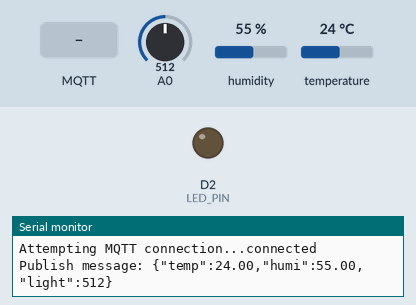
This program was run on a simulated ESP8266 (NodeMCU). Shown: output pins drawn as LEDs (lit = HIGH), the last lines printed to the serial monitor. The inputs (shaded band) are chosen by the test bench; at power-on: A0 = 512, humidity 55 %, temperature 24 °C. WiFi joins after 1.5 s; servers stay silent unless stated; no MQTT or app messages arrive unless stated.

Above: at 2.7 s.
2.8 s: MQTT message "ON" arrives on the first subscribed topic
At 3.6 s:
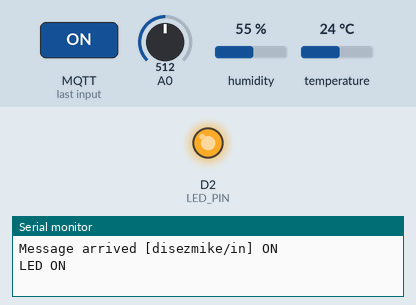
5.8 s: MQTT message "OFF" arrives on the first subscribed topic
At 7.1 s:
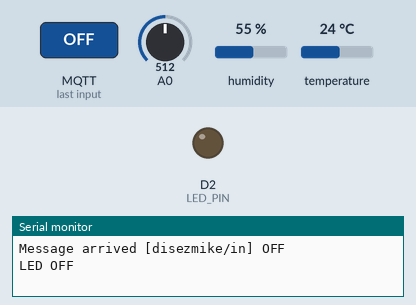
Timing chart, 0 to 8.8 s (numbered marks = the images above; inputs shaded):
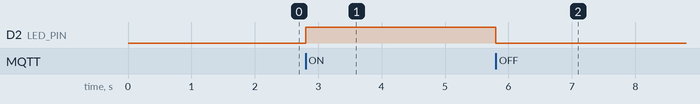

The program:

main.cpp
```cpp
#include <Arduino.h>

#include <ESP8266WiFi.h>
#include <PubSubClient.h>

#include <Adafruit_Sensor.h>
#include <DHT.h>
#include <DHT_U.h>
#define LED_PIN D2 //ขาที่ต่อกับ LED
#define DHTPIN D1   //ขาที่ต่อเซนเซอร์ DHT11
#define DHTTYPE DHT11
DHT dht(DHTPIN, DHTTYPE);

const char* ssid = "LabIOT_01"; //อย่าลืมแก้ไข SSID ของ WIFI ที่จะให้ NodeMCU ไปเชื่อมต่อ
const char* password = "12345678"; //อย่าลืมแก้ไข PASSWORD ของ WIFI
const char* mqtt_server = "broker.hivemq.com";
const int mqtt_port = 1883;
const char* mqtt_Client = "client001-natchpaon";  //อย่าลืมแก้ไข ClientID
const char* mqtt_username = "";  //อย่าลืมแก้ไข Token
const char* mqtt_password = ""; //อย่าลืมแก้ไข Secret

WiFiClient espClient;
PubSubClient client(espClient);

long lastMsg = 0;
int value = 0;
char msg[100];

int ledState = 0;

String DataString;

void reconnect() {
  while (!client.connected()) {
    Serial.print("Attempting MQTT connection...");
  if (client.connect(mqtt_Client, mqtt_username, mqtt_password)) { //เชื่อมต่อกับ MQTT BROKER
    Serial.println("connected");
    client.subscribe("disezmike/in");
  }
  else {
    Serial.print("failed, rc=");
    Serial.print(client.state());
    Serial.println("try again in 2.5 seconds");
    delay(5000);
    }
  }
}

void callback(char* topic, byte* payload, unsigned int length) {
  Serial.print("Message arrived [");
  Serial.print(topic);
  Serial.print("] ");
  String message;
  for (int i = 0; i < length; i++) {
    message = message + char(payload[i]);

  }
  Serial.println(message);
  if(String(topic) == "disezmike/in") {
    if (message == "ON"){
      digitalWrite(LED_PIN,HIGH);
      Serial.println("LED ON"); }
    else if (message == "OFF") {
      digitalWrite(LED_PIN,LOW);
      Serial.println("LED OFF"); }
    }
}

void setup() {
  Serial.begin(115200);
  pinMode(LED_PIN,OUTPUT);
  pinMode(A0, INPUT);
  dht.begin();
  Serial.println();
  Serial.print("Connecting to ");
  Serial.println(ssid);
  WiFi.begin(ssid, password); //เชื่อมต่อกับ WIFI
  while (WiFi.status() != WL_CONNECTED) {
    delay(500);
    Serial.print(".");
  }
  Serial.println("");
  Serial.println("WiFi connected");
  Serial.println("IP address: ");
  Serial.println(WiFi.localIP()); //เชื่อมต่อกับ WIFI สำเร็จ แสดง IP
  client.setServer(mqtt_server, mqtt_port); //กำหนด MQTT BROKER, PORT ที่ใช้
  client.setCallback(callback); //ตั้งค่าฟังก์ชันที่จะทำงานเมื่อมีข้อมูลเข้ามาผ่านการ Subscribe
  client.subscribe("disezmike/in");
  ledState = 0;
}

void loop() {
  if (!client.connected()) {
    reconnect();
  }
  client.loop();
  long now = millis();
  if (now - lastMsg > 2500) { //จับเวลาส่งข้อมูลทุก ๆ 3 วินาที
    lastMsg = now;
    ++value;
    float h = dht.readHumidity();
    float t = dht.readTemperature();
    int ldr = analogRead(A0);
    DataString = "{\"temp\":"+(String)t+",\"humi\":"+(String)h+",\"light\":"+(String)ldr+"}";
    // Example of data : {"data":{"temperature":25 , "humidity": 60}}
    DataString.toCharArray(msg, 100);
    Serial.print("Publish message: ");
    Serial.println(msg);
    client.publish("disezmike/out", msg); //ส่งข้อมูลไปยัง Real Time Database (Shadow)
  }
  delay(1);
}
```

Measured:
- after the input at 2.8 s, D2 (LED_PIN): LOW → HIGH at once
- after the input at 5.8 s, D2 (LED_PIN): HIGH → LOW at once
